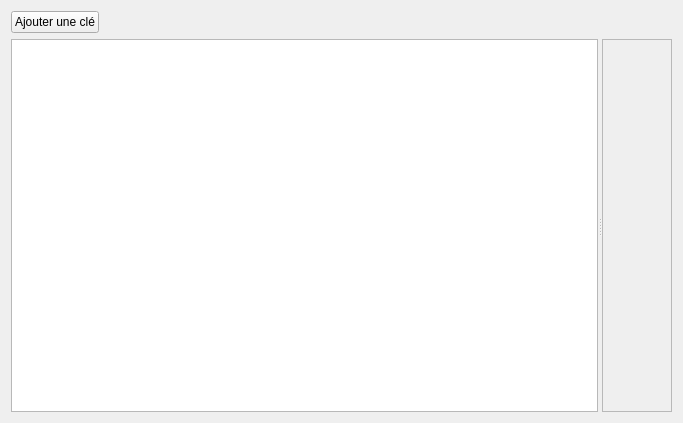
<?xml version="1.0" encoding="UTF-8"?>
<ui version="4.0">
 <class>UserWidget</class>
 <widget class="QWidget" name="UserWidget">
  <property name="geometry">
   <rect>
    <x>0</x>
    <y>0</y>
    <width>683</width>
    <height>423</height>
   </rect>
  </property>
  <property name="windowTitle">
   <string>User informations</string>
  </property>
  <property name="locale">
   <locale language="English" country="UnitedStates"/>
  </property>
  <layout class="QGridLayout" name="gridLayout_3">
   <item row="0" column="0">
    <widget class="QPushButton" name="btn_add">
     <property name="text">
      <string>Ajouter une clé</string>
     </property>
    </widget>
   </item>
   <item row="0" column="1">
    <spacer name="horizontalSpacer">
     <property name="orientation">
      <enum>Qt::Horizontal</enum>
     </property>
     <property name="sizeHint" stdset="0">
      <size>
       <width>40</width>
       <height>20</height>
      </size>
     </property>
    </spacer>
   </item>
   <item row="1" column="0" colspan="2">
    <widget class="QSplitter" name="splitter">
     <property name="orientation">
      <enum>Qt::Horizontal</enum>
     </property>
     <widget class="QTableView" name="tbv_user_keys"/>
     <widget class="QScrollArea" name="detail_zone">
      <property name="widgetResizable">
       <bool>true</bool>
      </property>
      <widget class="QWidget" name="scrollAreaWidgetContents">
       <property name="geometry">
        <rect>
         <x>0</x>
         <y>0</y>
         <width>68</width>
         <height>372</height>
        </rect>
       </property>
       <layout class="QGridLayout" name="gridLayout_4">
        <item row="0" column="0">
         <layout class="QGridLayout" name="detail_widget_layout"/>
        </item>
       </layout>
      </widget>
     </widget>
    </widget>
   </item>
  </layout>
 </widget>
 <resources/>
 <connections/>
</ui>
